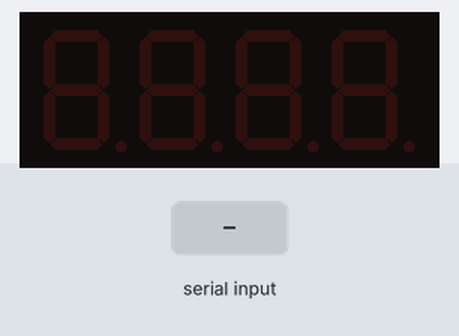
This sketch was run on a simulated Arduino Uno, built with avr-gcc and run on an emulated ATmega328P. Parts: 4-digit seven-segment display. Wiring (inferred from the names in the program): 4-digit 7-segment display, segments lit when HIGH: segments pin 12, pin 10, pin 8, pin 7, pin 6, pin 11, pin 9; digit selects pin 13, pin 2, pin 3, pin 4. Inputs (shaded band) come from the test bench. The segment pins are drawn as the display they are named for.

Above: at 1.2 s.
1.3 s: "1" received over Serial
At 1.78 s:
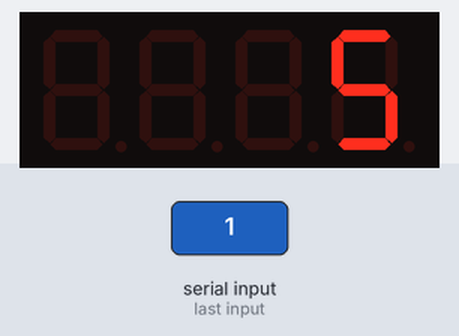
At 2.55 s:
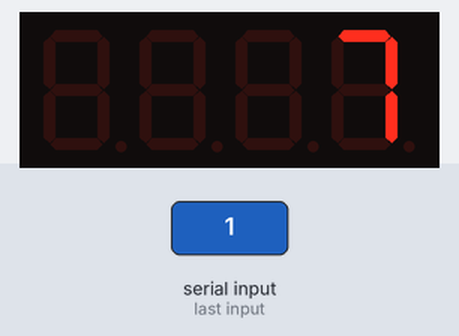

Measured:
- after the input at 1.3 s, the display: first changes after 0.08 s (image 1 shows a later state)

The sketch:

ard.ino
```cpp
const int a = 12;
const int b = 10;
const int c = 8;
const int d = 7;
const int e = 6;
const int f = 11;
const int g = 9;

int digitDisplay = 0;

const int d1 = 13;
const int d2 = 2;
const int d3 = 3;
const int d4 = 4;

long n = 0; //start time -> CAN CHANGE TO WHATEVER TIME YOU WANT
int x = 100;
int del = 55; //delay value
int del1 = 40000;
int locker = 0;

void setup()
{
  Serial.begin(9600); //sets baud rate of 9600 bps


  pinMode(d1, OUTPUT);
  pinMode(d2, OUTPUT);
  pinMode(d3, OUTPUT);
  pinMode(d4, OUTPUT);
  pinMode(a, OUTPUT);
  pinMode(b, OUTPUT);
  pinMode(c, OUTPUT);
  pinMode(d, OUTPUT);
  pinMode(e, OUTPUT);
  pinMode(f, OUTPUT);
  pinMode(g, OUTPUT);
}

void loop()
{

  if (n > 1){
    clearLEDs();
    digit1();
    digitDisplay = (n / x / 1000) % 10;
    pickDisplay(digitDisplay);
    delayMicroseconds(del);

    clearLEDs();
    digit2();
    digitDisplay = (n / x / 100) % 10;
    pickDisplay(digitDisplay);
    delayMicroseconds(del);

    clearLEDs();
    digit3();
    digitDisplay = (n / x / 10) % 10;
    pickDisplay(digitDisplay);
    delayMicroseconds(del);

    clearLEDs();
    digit4();
    digitDisplay = (n / x) % 10;
    pickDisplay(digitDisplay);
    delayMicroseconds(del);

  // stop watch or countdown o . O
    n--;
  }


  if (n == 1)
  {  // CONG

    clearLEDs();
    digit1();
    letterc();
    delay(500);

    clearLEDs();
    digit2();
    lettero();
    delay(500);

    clearLEDs();
    digit3();
    lettern();
    delay(500);

    clearLEDs();
    digit4();
    letterg();
    delay(500);

// ---------------------------------------------------------------------------------RAT

    clearLEDs();
    digit1();
    letterr();
    delay(500);

    clearLEDs();
    digit2();
    lettera();
    delay(500);

    clearLEDs();
    digit3();
    lettert1();
    delay(500);

    clearLEDs();
    digit4();
    letters();
    delay(500);

  }


  if (Serial.available() > 0  & locker == 0){
    n = 30000; //time of how long the countdown
    locker = 1;
  }


}
// shortcuts to programming the lights


void digit1(){
    digitalWrite(d1, LOW);
    digitalWrite(d2, HIGH);
    digitalWrite(d3, HIGH);
    digitalWrite(d4, HIGH);
}

void digit2(){
    digitalWrite(d1, HIGH);
    digitalWrite(d2, LOW);
    digitalWrite(d3, HIGH);
    digitalWrite(d4, HIGH);
}

void digit3(){
    digitalWrite(d1, HIGH);
    digitalWrite(d2, HIGH);
    digitalWrite(d3, LOW);
    digitalWrite(d4, HIGH);
}

void digit4(){
    digitalWrite(d1, HIGH);
    digitalWrite(d2, HIGH);
    digitalWrite(d3, HIGH);
    digitalWrite(d4, LOW);
}


void pickDisplay(int x) //changes value of number
{
  switch (x)
  {
    default:
      zero();
      break;
    case 1:
      one();
      break;
    case 2:
      two();
      break;
    case 3:
      three();
      break;
    case 4:
      four();
      break;
    case 5:
      five();
      break;
    case 6:
      six();
      break;
    case 7:
      seven();
      break;
    case 8:
      eight();
      break;
    case 9:
      nine();
      break;
    case 10:
      break;
    case 11:
      letterc();
      break;
    case 12:
      lettero();
      break;
    case 13:
      lettern();
      break;
    case 14:
      letterg();
      break;
    case 15:
      letterr();
      break;
    case 16:
      lettera();
      break;
    case 17:
      lettert1();
      break;
    case 18:
      lettert2();
      break;
    case 19:
      letters();
      break;
    case 20:
      letteru();
      break;
    case 21:
      letterd();
      break;
  }
}


void clearLEDs()
{
  digitalWrite(a, LOW);
  digitalWrite(b, LOW);
  digitalWrite(c, LOW);
  digitalWrite(d, LOW);
  digitalWrite(e, LOW);
  digitalWrite(f, LOW);
  digitalWrite(g, LOW);
}

void zero()
{
  digitalWrite(a, HIGH);
  digitalWrite(b, HIGH);
  digitalWrite(c, HIGH);
  digitalWrite(d, HIGH);
  digitalWrite(e, HIGH);
  digitalWrite(f, HIGH);
  digitalWrite(g, LOW);
}

void one()
{
  digitalWrite(a, LOW);
  digitalWrite(b, HIGH);
  digitalWrite(c, HIGH);
  digitalWrite(d, LOW);
  digitalWrite(e, LOW);
  digitalWrite(f, LOW);
  digitalWrite(g, LOW);
}

void two()
{
  digitalWrite(a, HIGH);
  digitalWrite(b, HIGH);
  digitalWrite(c, LOW);
  digitalWrite(d, HIGH);
  digitalWrite(e, HIGH);
  digitalWrite(f, LOW);
  digitalWrite(g, HIGH);
}

void three()
{
  digitalWrite(a, HIGH);
  digitalWrite(b, HIGH);
  digitalWrite(c, HIGH);
  digitalWrite(d, HIGH);
  digitalWrite(e, LOW);
  digitalWrite(f, LOW);
  digitalWrite(g, HIGH);
}

void four()
{
  digitalWrite(a, LOW);
  digitalWrite(b, HIGH);
  digitalWrite(c, HIGH);
  digitalWrite(d, LOW);
  digitalWrite(e, LOW);
  digitalWrite(f, HIGH);
  digitalWrite(g, HIGH);
}

void five()
{
  digitalWrite(a, HIGH);
  digitalWrite(b, LOW);
  digitalWrite(c, HIGH);
  digitalWrite(d, HIGH);
  digitalWrite(e, LOW);
  digitalWrite(f, HIGH);
  digitalWrite(g, HIGH);
}

void six()
{
  digitalWrite(a, HIGH);
  digitalWrite(b, LOW);
  digitalWrite(c, HIGH);
  digitalWrite(d, HIGH);
  digitalWrite(e, HIGH);
  digitalWrite(f, HIGH);
  digitalWrite(g, HIGH);
}

void seven()
{
  digitalWrite(a, HIGH);
  digitalWrite(b, HIGH);
  digitalWrite(c, HIGH);
  digitalWrite(d, LOW);
  digitalWrite(e, LOW);
  digitalWrite(f, LOW);
  digitalWrite(g, LOW);
}

void eight()
{
  digitalWrite(a, HIGH);
  digitalWrite(b, HIGH);
  digitalWrite(c, HIGH);
  digitalWrite(d, HIGH);
  digitalWrite(e, HIGH);
  digitalWrite(f, HIGH);
  digitalWrite(g, HIGH);
}

void nine()
{
  digitalWrite(a, HIGH);
  digitalWrite(b, HIGH);
  digitalWrite(c, HIGH);
  digitalWrite(d, HIGH);
  digitalWrite(e, LOW);
  digitalWrite(f, HIGH);
  digitalWrite(g, HIGH);
}

void letterc()
{
  digitalWrite(a, HIGH);
  digitalWrite(b, LOW);
  digitalWrite(c, LOW);
  digitalWrite(d, HIGH);
  digitalWrite(e, HIGH);
  digitalWrite(f, HIGH);
  digitalWrite(g, LOW);
}

void lettero()
{
  digitalWrite(a, HIGH);
  digitalWrite(b, HIGH);
  digitalWrite(c, HIGH);
  digitalWrite(d, HIGH);
  digitalWrite(e, HIGH);
  digitalWrite(f, HIGH);
  digitalWrite(g, LOW);
}

void lettern()
{
  digitalWrite(a, HIGH);
  digitalWrite(b, HIGH);
  digitalWrite(c, HIGH);
  digitalWrite(d, LOW);
  digitalWrite(e, HIGH);
  digitalWrite(f, HIGH);
  digitalWrite(g, LOW);
}


void letterg()
{
  digitalWrite(a, HIGH);
  digitalWrite(b, HIGH);
  digitalWrite(c, HIGH);
  digitalWrite(d, HIGH);
  digitalWrite(e, LOW);
  digitalWrite(f, HIGH);
  digitalWrite(g, HIGH);
}


void letterr()
{
  digitalWrite(a, HIGH);
  digitalWrite(b, LOW);
  digitalWrite(c, LOW);
  digitalWrite(d, LOW);
  digitalWrite(e, HIGH);
  digitalWrite(f, HIGH);
  digitalWrite(g, LOW);
}

void lettera()
{
  digitalWrite(a, HIGH);
  digitalWrite(b, HIGH);
  digitalWrite(c, HIGH);
  digitalWrite(d, LOW);
  digitalWrite(e, HIGH);
  digitalWrite(f, HIGH);
  digitalWrite(g, HIGH);
}

void lettert1()
{
  digitalWrite(a, HIGH);
  digitalWrite(b, HIGH);
  digitalWrite(c, HIGH);
  digitalWrite(d, LOW);
  digitalWrite(e, LOW);
  digitalWrite(f, LOW);
  digitalWrite(g, LOW);
}

void lettert2()
{
  digitalWrite(a, HIGH);
  digitalWrite(b, LOW);
  digitalWrite(c, LOW);
  digitalWrite(d, LOW);
  digitalWrite(e, LOW);
  digitalWrite(f, LOW);
  digitalWrite(g, LOW);
}


void letters()
{
  digitalWrite(a, HIGH);
  digitalWrite(b, LOW);
  digitalWrite(c, HIGH);
  digitalWrite(d, HIGH);
  digitalWrite(e, LOW);
  digitalWrite(f, HIGH);
  digitalWrite(g, HIGH);
}

void letteru()
{
  digitalWrite(a, LOW);
  digitalWrite(b, LOW);
  digitalWrite(c, HIGH);
  digitalWrite(d, HIGH);
  digitalWrite(e, HIGH);
  digitalWrite(f, LOW);
  digitalWrite(g, LOW);
}

void letterd()
{
  digitalWrite(a, LOW);
  digitalWrite(b, HIGH);
  digitalWrite(c, HIGH);
  digitalWrite(d, HIGH);
  digitalWrite(e, HIGH);
  digitalWrite(f, LOW);
  digitalWrite(g, HIGH);
}
```
